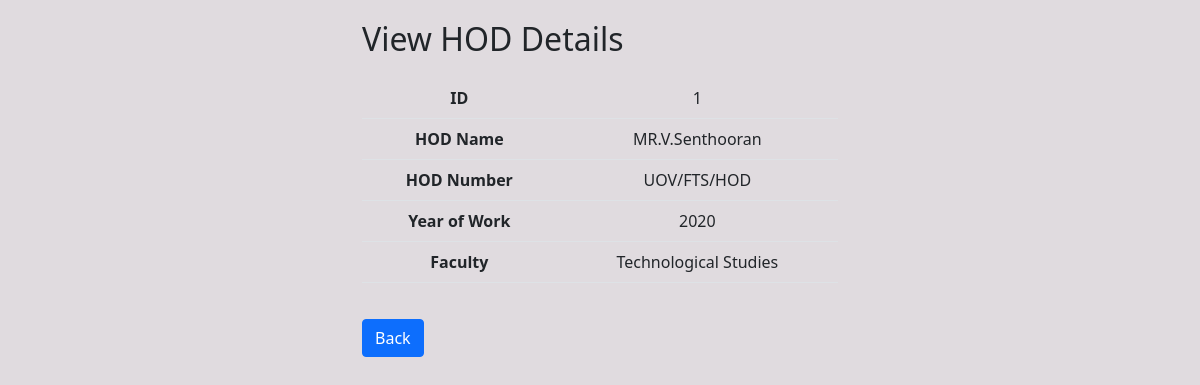
The page /pages/view_hod.php?id=1 on the database its author committed.
### tables this page shows
CREATE TABLE `hod` (
  `id` int(11) NOT NULL,
  `Year` varchar(255) DEFAULT NULL,
  `HODNum` varchar(255) NOT NULL,
  `HODName` varchar(255) DEFAULT NULL,
  `Faculty` enum('Technological Studies','Applied Science','Bussiness Studies') DEFAULT NULL,
  `Email` varchar(255) DEFAULT NULL,
  `contactno` int(10) DEFAULT NULL,
  `Password` varchar(255) DEFAULT 'abcd'
);

### pages/view_hod.php (the view, shortened to what this page needs)
<?php
include "../db_conn.php";
$id = $hodName = $hodNumber = $yearOfWork = $faculty = "";
if ($_SERVER["REQUEST_METHOD"] == "GET" && isset($_GET['id'])) {
    $id = $_GET['id'];
    $query = "SELECT * FROM hod WHERE id = '$id'";
    $result = mysqli_query($conn, $query);
    if (mysqli_num_rows($result) == 1) {
        $row = mysqli_fetch_assoc($result);
        $hodName = $row['HODName'];
        $hodNumber = $row['HODNum'];
        $yearOfWork = $row['Year'];
        $faculty = $row['Faculty'];
    } else {
        $errorMessage = "HOD not found.";
    }
}
?>
<!DOCTYPE html>
<html>
<head>
    <link href="https://cdn.jsdelivr.net/npm/bootstrap@5.0.0-beta1/dist/css/bootstrap.min.css" rel="stylesheet">
</head>
<body>
    <div class="container">
        <h2>View HOD Details</h2>
        <table class="table hod-details">
            <tr>
                <th>ID</th>
                <td><?php echo $id; ?></td>
            </tr>
            <tr>
                <th>HOD Name</th>
                <td><?php echo $hodName; ?></td>
            </tr>
            <tr>
                <th>HOD Number</th>
                <td><?php echo $hodNumber; ?></td>
            </tr>
            <tr>
                <th>Year of Work</th>
                <td><?php echo $yearOfWork; ?></td>
            </tr>
            <tr>
                <th>Faculty</th>
                <td><?php echo $faculty; ?></td>
            </tr>
        </table>
        <a href="manage_hod.php" class="btn btn-primary back-btn">Back</a>
    </div>
</body>
</html>

### pages/view_hod.php (style rules this page uses)
body { background-color: #e0dbdf; padding: 20px; }
.container { max-width: 500px; margin: 0 auto; }
.hod-details { margin-top: 20px; }
.hod-details th, .hod-details td { text-align: center; }
.back-btn { margin-top: 20px; }

### rows shown on the page
hod: HODName "MR.V.Senthooran", HODNum "UOV/FTS/HOD", Year "2020", Faculty "Technological Studies"

### other values the page prints
$id "1"
